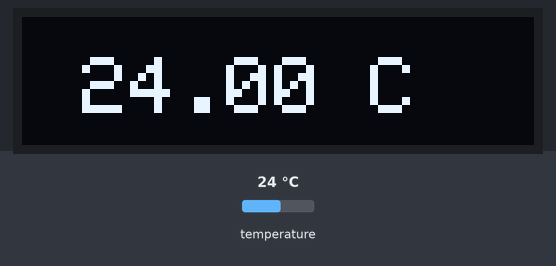
The sketch below on a simulated Arduino Uno, built with avr-gcc and run on an emulated ATmega328P. Parts: 128×32 one-colour display. The inputs (shaded band) are chosen by the test bench; at power-on: temperature 24 °C. The display library's start-up logo is not drawn.

Above: at 5.4 s.
5.5 s: temperature set to 12 °C
At 7.8 s:
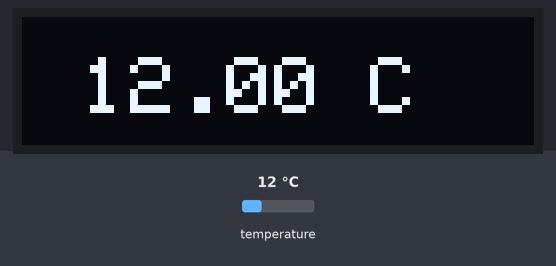
8.1 s: temperature set to 19 °C
At 9.5 s:
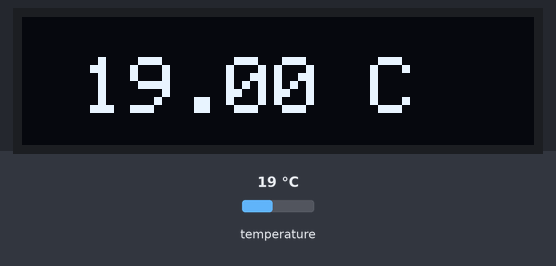
10.6 s: temperature set to 28 °C
At 13.1 s:
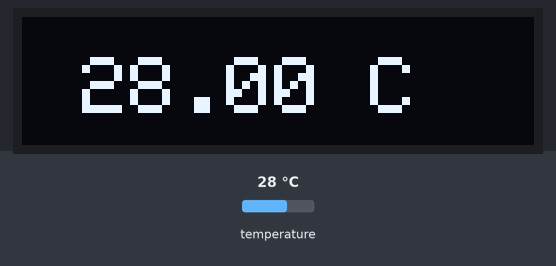
Timing chart, 0 to 14.6 s (numbered marks = the images above; inputs shaded):
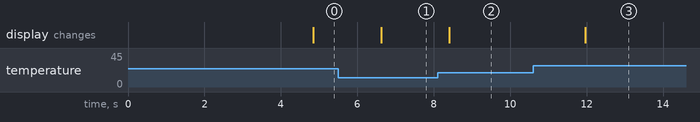

Measured:
- after the input at 5.5 s, the display: changes after 1.1 s (image 1)
- after the input at 8.1 s, the display: changes after 0.31 s (image 2)
- after the input at 10.6 s, the display: changes after 1.4 s (image 3)

The sketch:

ds18b20-display.ino
```cpp
#include <Wire.h>
#include <Adafruit_SSD1306.h>
#include <OneWire.h>
#include <DallasTemperature.h>

// Data wire is conntec to the Arduino digital pin 4
#define ONE_WIRE_BUS 4
#define SCREEN_WIDTH 128 // OLED display width, in pixels
#define SCREEN_HEIGHT 32 // OLED display height, in pixels

// Setup a oneWire instance to communicate with any OneWire devices
OneWire oneWire(ONE_WIRE_BUS);

// Pass our oneWire reference to Dallas Temperature sensor
DallasTemperature sensors(&oneWire);


// Declaration for an SSD1306 display connected to I2C (SDA, SCL pins)
// The pins for I2C are defined by the Wire-library.
// On an arduino UNO:       A4(SDA), A5(SCL)
// On an arduino MEGA 2560: 20(SDA), 21(SCL)
// On an arduino LEONARDO:   2(SDA),  3(SCL), ...
#define OLED_RESET     4 // Reset pin # (or -1 if sharing Arduino reset pin)
#define SCREEN_ADDRESS 0x3C ///< See datasheet for Address; 0x3D for 128x64, 0x3C for 128x32
Adafruit_SSD1306 display(SCREEN_WIDTH, SCREEN_HEIGHT, &Wire, OLED_RESET);

void setup() {
  Serial.begin(9600);

  sensors.begin();

  // SSD1306_SWITCHCAPVCC = generate display voltage from 3.3V internally
  if(!display.begin(SSD1306_SWITCHCAPVCC, SCREEN_ADDRESS)) {
    Serial.println(F("SSD1306 allocation failed"));
    for(;;); // Don't proceed, loop forever
  }

  // Show initial display buffer contents on the screen --
  // the library initializes this with an Adafruit splash screen.
  display.display();
  delay(2000); // Pause for 2 seconds

  // Clear the buffer
  display.clearDisplay();

  // Show the display buffer on the screen. You MUST call display() after
  // drawing commands to make them visible on screen!
  display.display();
  delay(2000);
  // display.display() is NOT necessary after every single drawing command,
  // unless that's what you want...rather, you can batch up a bunch of
  // drawing operations and then update the screen all at once by calling
  // display.display(). These examples demonstrate both approaches...

  //testdrawstyles();    // Draw 'stylized' characters
}

void loop() {

  sensors.requestTemperatures();
  float temperature = sensors.getTempCByIndex(0);

  displayTemperature(temperature);

  delay(1000);
}

void displayTemperature(float temperature) {
  display.clearDisplay();

  display.setTextSize(2);
  display.setTextColor(SSD1306_WHITE);
  display.setCursor(15, 10);
  display.print(temperature);
  display.print(" C");
  display.display();
}
```
